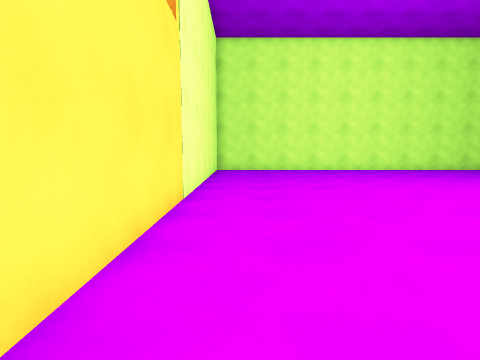
View 1 (above)

19 first-person views from a walk through a scene from a Unity 3-D project. The camera is 1.3 m above the floor, tilts 6° down and sees 80° across. Doors are open. The floor is counted in squares, 1 m on a side. Each view is taken from the middle of a square. On the plan, view 1 faces up. The plan holds only what a view shows up to about 13 squares ahead; the rest is blank. The place goes on beyond the plan. The player character is not drawn. Some surface patterns are stand-ins.

View 2
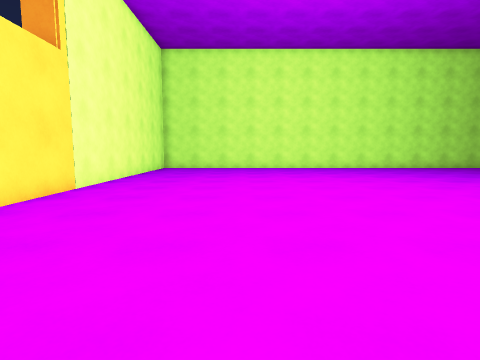

View 3
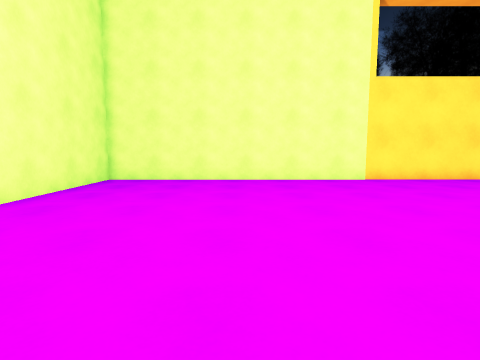

View 4
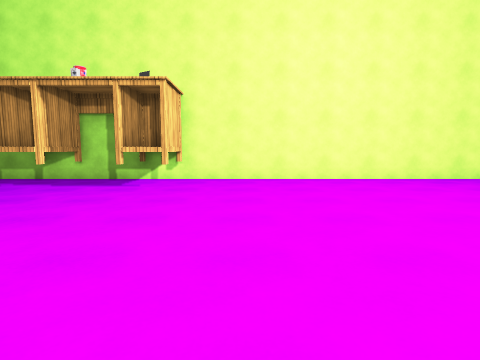

View 5
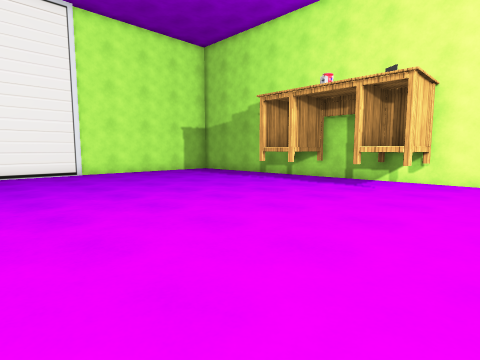

View 6
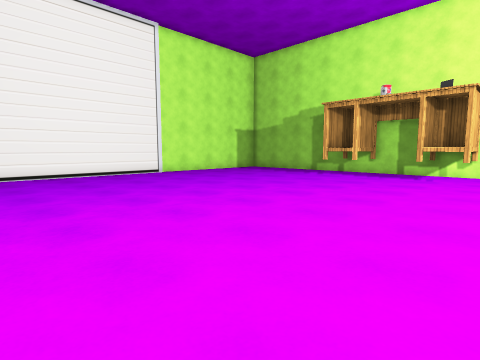

View 7
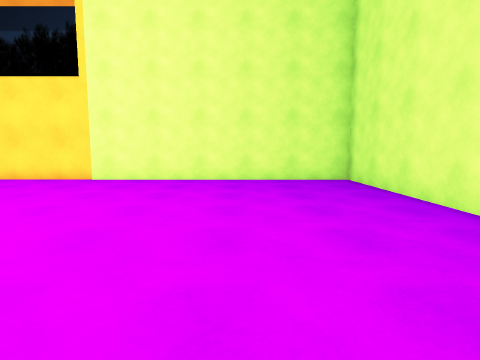

View 8
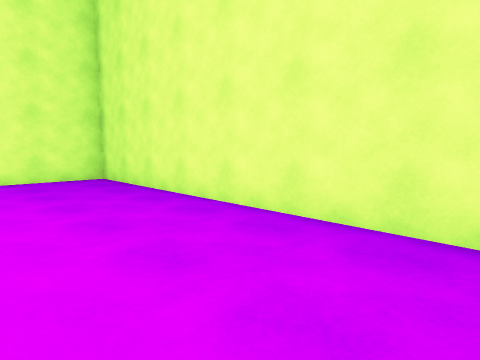

View 9
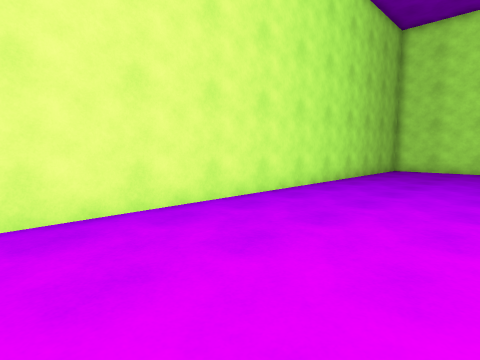

View 10
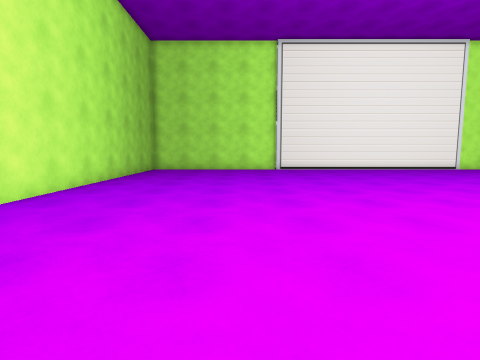

View 11
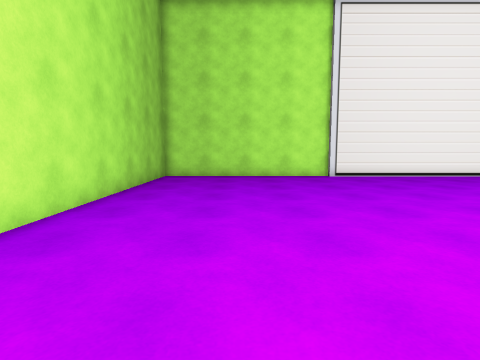

View 12
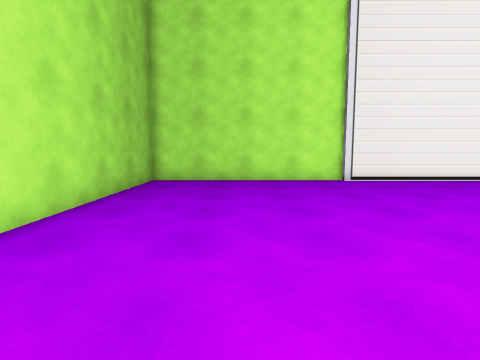

View 13
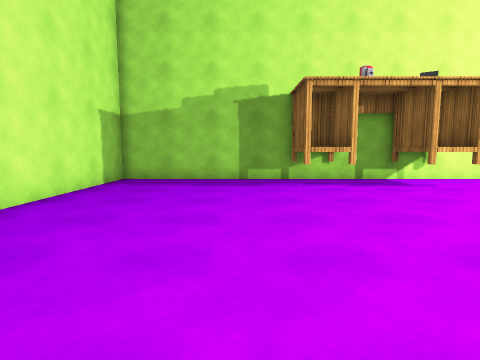

View 14
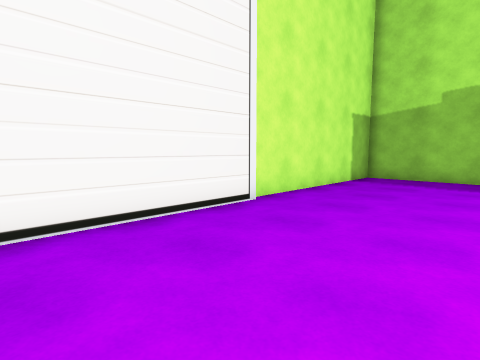

View 15
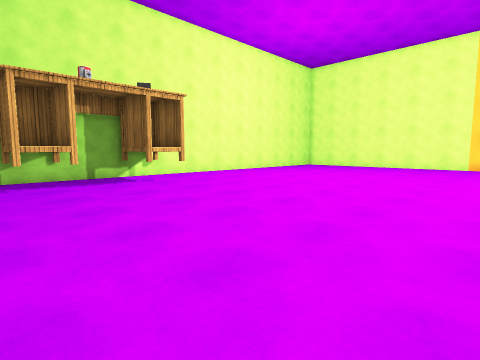

View 16
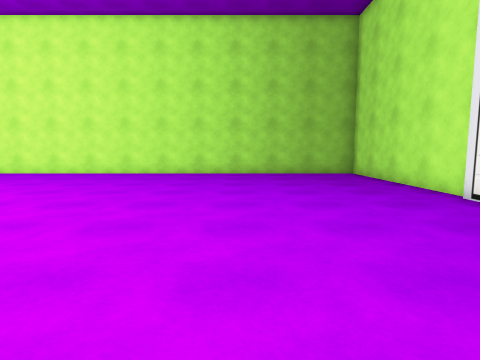

View 17
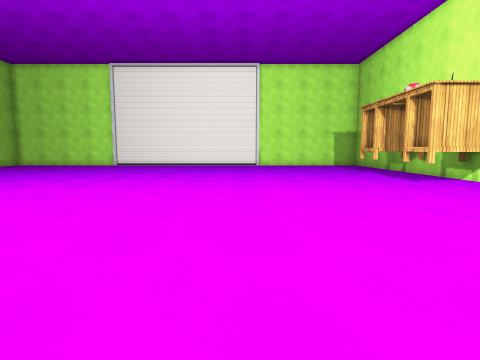

View 18
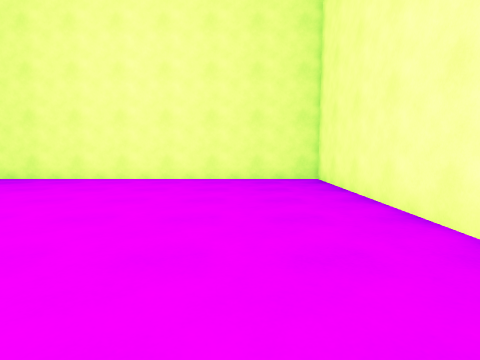

View 19
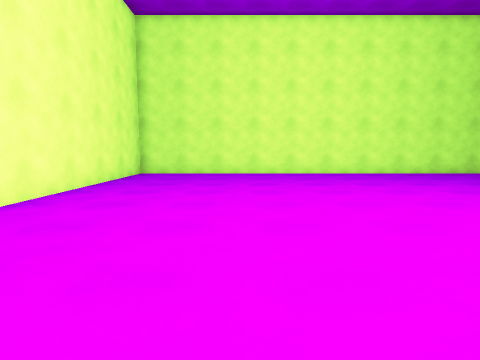

### Floor plan
Points are (right, up) in squares from view 1. A wall is a line through its corners. A room is listed if a view was taken in it or the views show most of it. See-through windows are left out.
Room 1 (views 1, 2, 3, 4, 5, 6, 7, 8, 9, 10, 11, 12, 13, 14, 15, 16, 17, 18, 19)
walls: (15.2, -6.9) (15.3, -7) (15.3, -9.6); (13.6, -9.6) (13.6, -7) (15.3, -7); (17.9, -9.6) (17.9, -7) (19.7, -7) (19.7, -9.6); (27.2, 10.5) (27.2, 18.7) (-1.5, 18.7) (-1.5, -9.8) (18, -9.8); (27, -1.6) (27, 10.6); (20, -9.8) (27.2, -9.8) (27.2, -1.9)
ways out: open door at (14.5, -7); open door at (19, -7)

Positions as (right, up) in squares from view 1, and headings:
1: (0, 0), facing up
2: (4, -2), facing up
3: (11, -4), facing left
4: (11, 3), facing down
5: (11, 3), facing down-right
6: (12, 7), facing down-right
7: (11, 14), facing left
8: (12, 14), facing up-left
9: (8, 13), facing up-right
10: (8, 13), facing right
11: (13, 15), facing right
12: (15, 15), facing right
13: (22, 3), facing down
14: (22, 4), facing down-right
15: (21, 4), facing down-left
16: (21, 3), facing up
17: (3, 0), facing right
18: (2, 3), facing down
19: (4, 3), facing up
